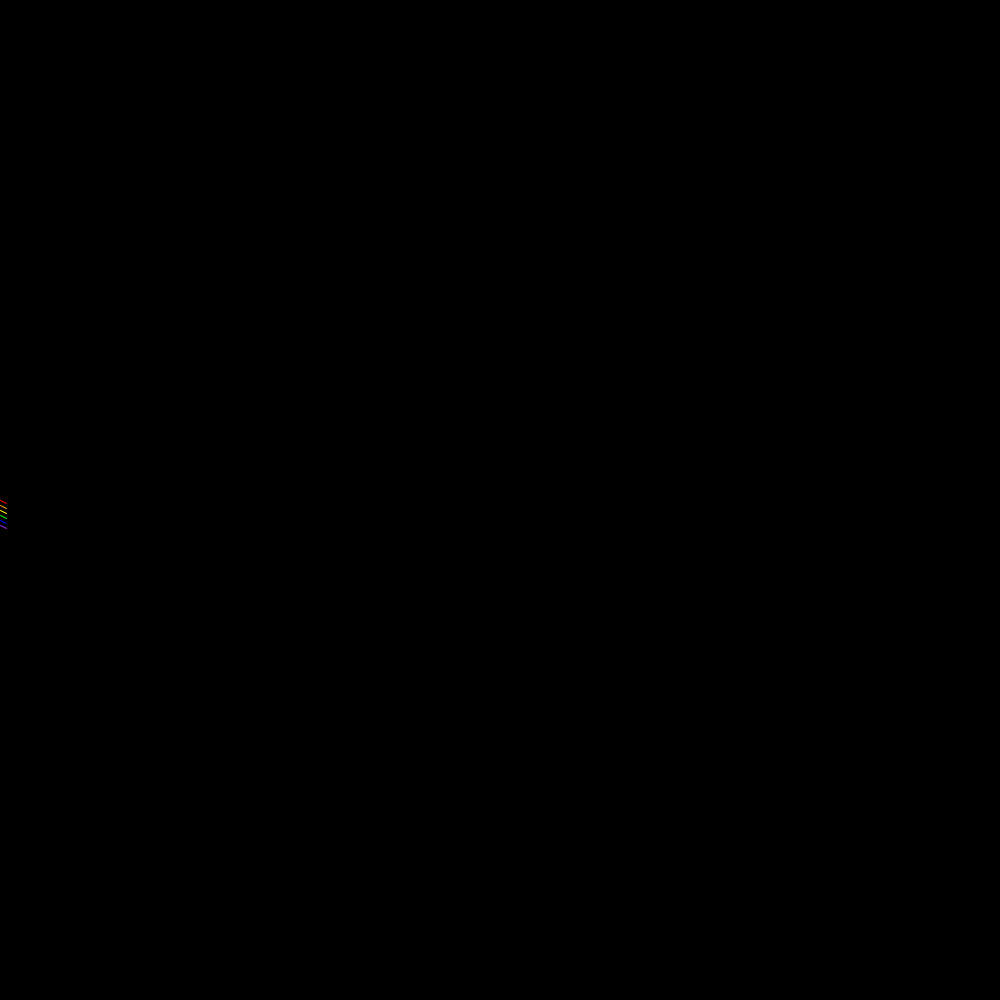
Frame 1 (no input)
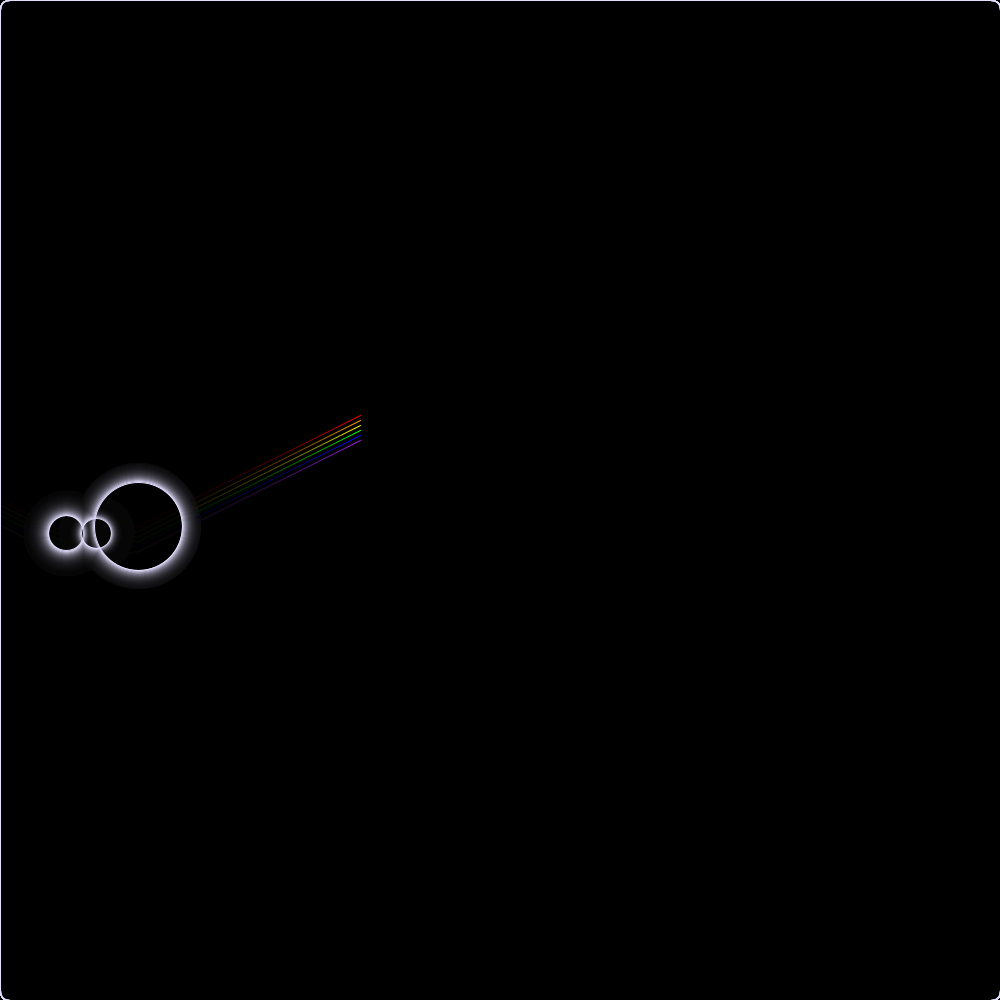
Frame 60 (the mouse pressed at the canvas centre just before this capture)
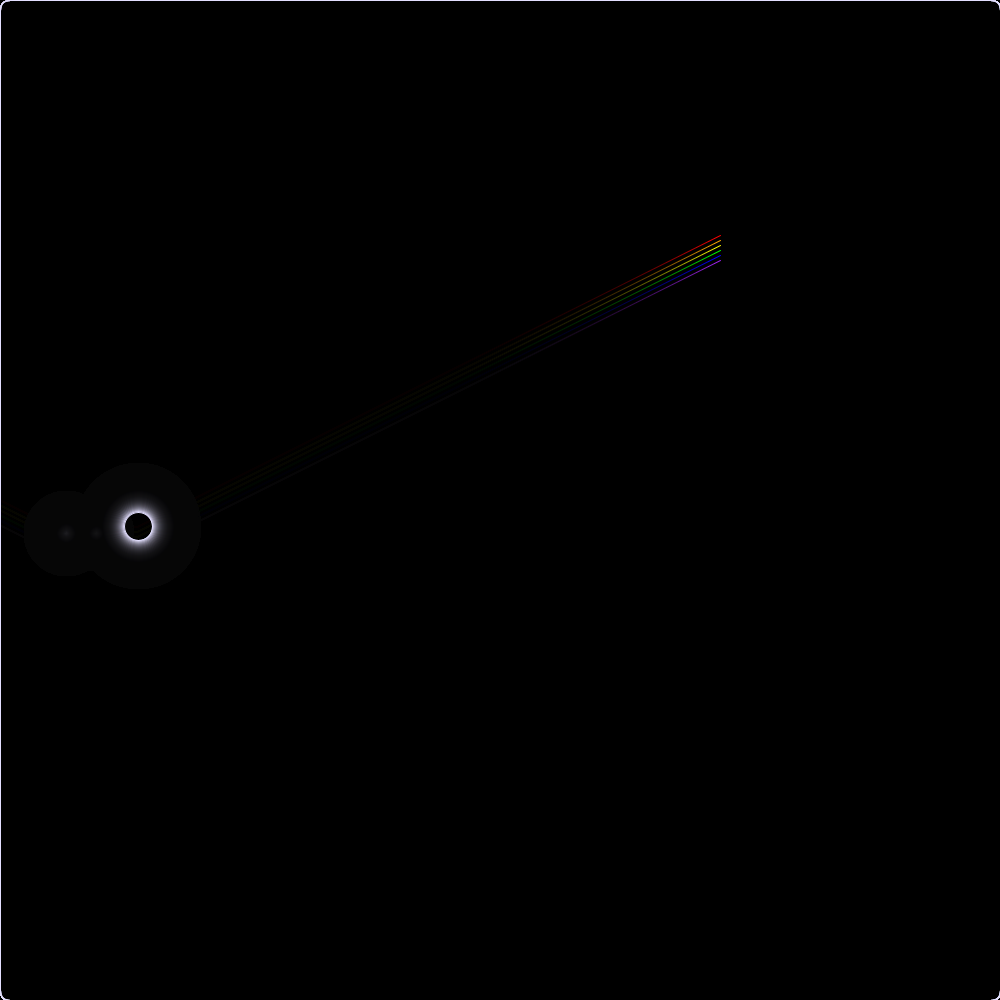
Frame 120 (the mouse held since frame 60 and released just before this capture)

The Processing sketch that drew these frames (run headless with seeded random() and noise(); from frame 60 on, the mouse is pressed at the canvas centre):

// Processing sketch: Build
// ── Build.pde
//Global Variables
int slope = newslope();
int y = 1000/2;
int x = 0;
int xinc = 6;
int oldy = y;
int oldx = x;
int c = xinc;
//Colors on the line
int [] colors = {#FF0000, #FFA500, #FFFF00, #00FF00, #0000FF, #A020F0};
//List of Wacky Objects
ArrayList<Wacky> circleList = new ArrayList<Wacky>();
//Setup function
void setup() {
	size(1000,1000);
	background(0,0,0);
}
//Draw Function
void draw() {
	//Color of transparent rect. Same as background
	fill(0,0,0,20);
	rect(0, 0, width, height, 10);
	//Moves the line
	updateX();
	updateY();
	//Generates a a random number to see if changes slope
	int r = int(random(0, 35));
	if (r == 0){
		//change slope and generate a shrinking sphere
		stroke(0,0,0);
		Wacky placeHolder = new Wacky(x,y);
		circleList.add(placeHolder);
		slope = newslope();
	}
	//draw the lines
	for (int i = 0; i <= colors.length-1; i++){
		stroke(colors[i]);
		line(oldx, oldy+i*5, x, y+i*5);
	}
	//draw the wacky object in the list
	for (Wacky i: circleList){
		i.drawAndShrink();
	}
	//change save old positions to draw line off of
	oldy = y;
	oldx = x;
}
//function that generates a new random slope
int newslope() {
	return int(random(-10,11));
}
//function that updates x cordinate
void updateX(){
	if (oldx >= 1000){
		c = -xinc;
	}
	else if (oldx <= 0){
		c = xinc;
	}
	x+=c;
}
//function that updates y cordinate
void updateY(){
	if (y + slope >= height || y + slope <= 0){
		slope = slope *-1;
	}
	y += slope;
}
//Wacky Class
class Wacky{
	//radius of circle
	int r = int(random(50,150));
	//postion values of circle
	int x;
	int y;
	Wacky(int x, int y){
		//sets postion of circle to the x and y value of the change in slope
		this.x = x;
		this.y = y;
	}
	//function that shrinks the circles radius and draws it.
	void drawAndShrink(){
		stroke(227,223,255);
		circle(x,y,r);
		if (r > 0){
			r--;
		}
	}
}
